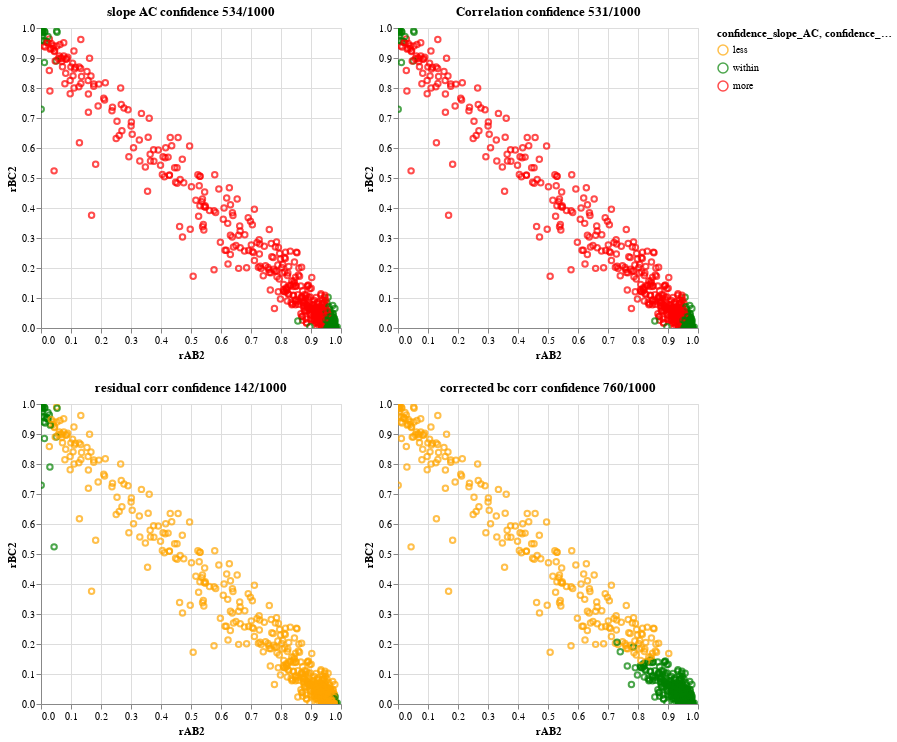

Source (notebook cell):
### Code cell
chart, ABC_all = run_simulation_with_params(pathway_=single_difference_cause,
                               samplesize_=200,
                               dg_=0.1,
                               d1_=0,
                               d2_=0,
                               d3_=0,
                               d4_=0, numpoints=1000)
chart

### Figure 1 — Vega-Lite specification as saved in the notebook (floating-point values rounded to 4 significant figures; data arrays with more than 128 entries replaced by an {"elided": "..."} marker saying what was removed)
{"config": {"view": {"continuousWidth": 300, "continuousHeight": 300}}, "vconcat": [{"hconcat": [{"mark": {"type": "point"}, "encoding": {"color": {"field": "confidence_slope_AC", "scale": {"domain": ["less", "within", "more"], "range": ["orange", "green", "red"]}, "type": "nominal"}, "x": {"field": "rAB2", "type": "quantitative"}, "y": {"field": "rBC2", "type": "quantitative"}}, "name": "view_5", "title": "slope AC confidence 534/1000", "transform": [{"calculate": "datum.rAB*datum.rAB", "as": "rAB2"}, {"calculate": "datum.rBC*datum.rBC", "as": "rBC2"}]}, {"mark": {"type": "point"}, "encoding": {"color": {"field": "confidence_rAC", "scale": {"domain": ["less", "within", "more"], "range": ["orange", "green", "red"]}, "type": "nominal"}, "x": {"field": "rAB2", "type": "quantitative"}, "y": {"field": "rBC2", "type": "quantitative"}}, "name": "view_6", "title": "Correlation confidence 531/1000", "transform": [{"calculate": "datum.rAB*datum.rAB", "as": "rAB2"}, {"calculate": "datum.rBC*datum.rBC", "as": "rBC2"}]}]}, {"hconcat": [{"mark": {"type": "point"}, "encoding": {"color": {"field": "confidence_residual_corr", "scale": {"domain": ["less", "within", "more"], "range": ["orange", "green", "red"]}, "type": "nominal"}, "x": {"field": "rAB2", "type": "quantitative"}, "y": {"field": "rBC2", "type": "quantitative"}}, "name": "view_7", "title": "residual corr confidence 142/1000", "transform": [{"calculate": "datum.rAB*datum.rAB", "as": "rAB2"}, {"calculate": "datum.rBC*datum.rBC", "as": "rBC2"}]}, {"mark": {"type": "point"}, "encoding": {"color": {"field": "confidence_corrected_bc_corr", "scale": {"domain": ["less", "within", "more"], "range": ["orange", "green", "red"]}, "type": "nominal"}, "x": {"field": "rAB2", "type": "quantitative"}, "y": {"field": "rBC2", "type": "quantitative"}}, "name": "view_8", "title": "corrected bc corr confidence 760/1000", "transform": [{"calculate": "datum.rAB*datum.rAB", "as": "rAB2"}, {"calculate": "datum.rBC*datum.rBC", "as": "rBC2"}]}]}], "data": {"name": "data-6acbb9ba3776cefdc2886d020f661d2c"}, "params": [{"name": "param_1", "select": {"type": "interval", "encodings": ["x", "y"]}, "bind": "scales", "views": ["view_5", "view_6", "view_7", "view_8"]}], "$schema": "https://vega.github.io/schema/vega-lite/v5.16.3.json", "datasets": {"data-6acbb9ba3776cefdc2886d020f661d2c": {"elided": "1000 records"}}}
